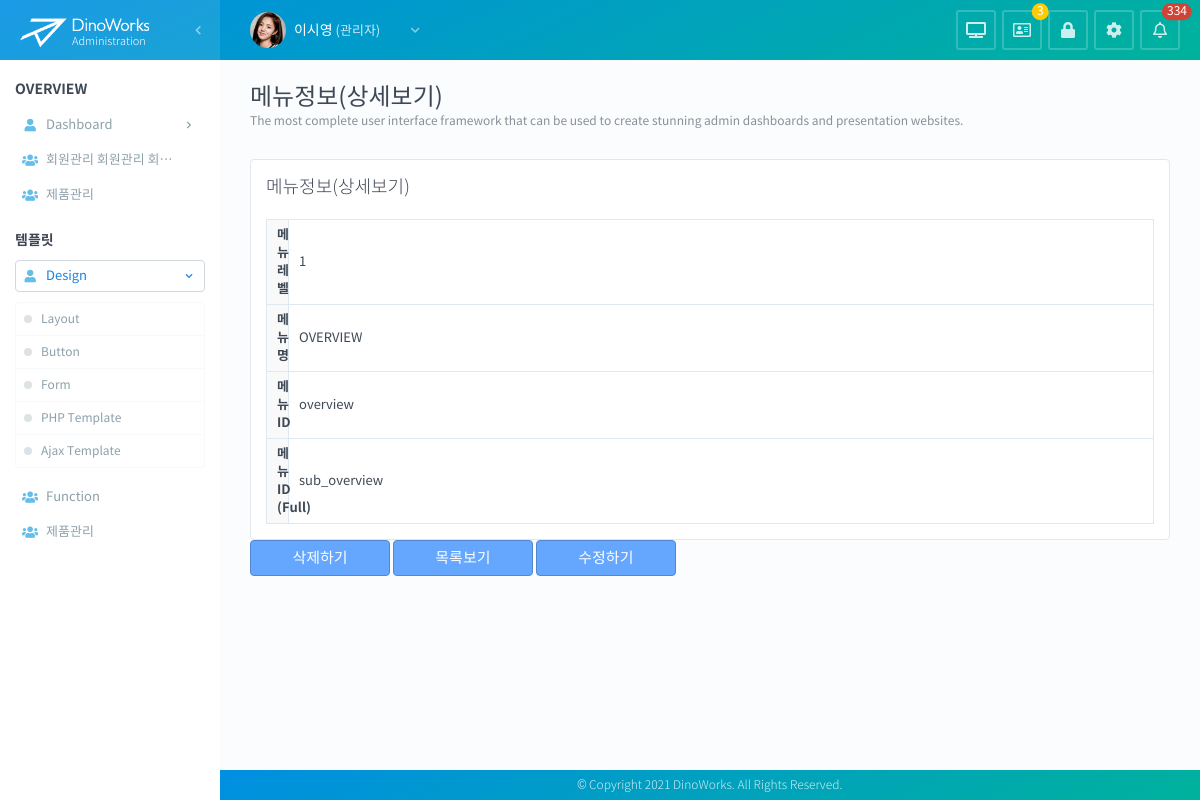
Page /page/design/form-view.php?seq=1 on the committed database.
### tables this page shows
CREATE TABLE `menu_list` (
  `seq` int(10) UNSIGNED NOT NULL COMMENT '일련번호',
  `parent_seq` int(10) UNSIGNED NOT NULL DEFAULT 0 COMMENT '부모메뉴seq',
  `menu_level` tinyint(3) UNSIGNED NOT NULL DEFAULT 0 COMMENT '메뉴레벨',
  `menu_title` varchar(50) NOT NULL DEFAULT '' COMMENT '메뉴명',
  `menu_id` varchar(50) NOT NULL DEFAULT '' COMMENT '메뉴ID',
  `menu_id_full` varchar(100) NOT NULL DEFAULT '' COMMENT '전체메뉴ID(상위포함)',
  `menu_type_cd` varchar(20) NOT NULL DEFAULT '' COMMENT '메뉴타입',
  `page_type_cd` varchar(20) NOT NULL DEFAULT '' COMMENT '페이지타입',
  `menu_desc` varchar(255) NOT NULL DEFAULT '' COMMENT '메뉴설명',
  `icon_html` varchar(50) NOT NULL DEFAULT '' COMMENT '아이콘(FA)html',
  `display_order` tinyint(3) UNSIGNED NOT NULL DEFAULT 0 COMMENT '표시순서',
  `register_dtm` datetime NOT NULL DEFAULT '0000-00-00 00:00:00' COMMENT '등록일시',
  `update_dtm` datetime NOT NULL DEFAULT '0000-00-00 00:00:00' COMMENT '최근수정일시',
  `update_user_seq` int(10) UNSIGNED NOT NULL DEFAULT 0 COMMENT '최근수정자 seq',
  `is_temp` enum('N','Y') NOT NULL DEFAULT 'N' COMMENT '임시여부',
  `is_deleted` enum('N','Y') NOT NULL DEFAULT 'N' COMMENT '삭제여부'
);

### page/design/form-view.php (the view, shortened to what this page needs)
<?php
$pdo = new PDO('mysql:host=localhost;dbname=dinoworks;port=3306;charset=utf8mb4', 'root', '');
$pdo->setAttribute(PDO::ATTR_ERRMODE, PDO::ERRMODE_EXCEPTION);
$query = "SELECT * FROM menu_list WHERE seq = :seq";
$statement = $pdo->prepare($query);
$statement->bindValue(':seq', $_GET['seq'], PDO::PARAM_INT);
$statement->execute();
if (($row = $statement->fetch(PDO::FETCH_ASSOC)) !== false) {
  foreach ($row as $key => $value) {
    $html[$key] = htmlspecialchars($value, ENT_QUOTES, 'UTF-8');
  }
}
?>
<!DOCTYPE html>
<html lang="ko">
  <head>
    <?php include '../../include/head.php'; ?>
  </head>
  <body class="sub overview dashboard">
    <div id="wrapper">
      <?php include '../../include/header.php'; ?>
      <?php include '../../include/gnb.php'; ?>
      <main id="main">
        <h2>메뉴정보(상세보기)</h2>
        <p>The most complete user interface framework that can be used to create stunning admin dashboards and presentation websites.</p>
        <form name="form1" action="form-func-delete.php" method="post" enctype="multipart/form-data">
          <section class="layout col-1">
            <section class="layout-box">
              <h3>메뉴정보(상세보기)</h3>
              <table class="form-box">
                <tbody>
                  <tr>
                    <td class="th"><label for="menu-level">메뉴레벨</label></td>
                    <td><?php echo $html['menu_level']; ?></td>
                  </tr>
                  <tr>
                    <td class="th"><label for="menu-title">메뉴명</label></td>
                    <td><?php echo $html['menu_title']; ?></td>
                  </tr>
                  <tr>
                    <td class="th"><label for="menu-id">메뉴 ID</label></td>
                    <td><?php echo $html['menu_id']; ?></td>
                  </tr>
                  <tr>
                    <td class="th"><label for="menu-id-full">메뉴 ID (Full)</label></td>
                    <td><?php echo $html['menu_id_full']; ?></td>
                  </tr>
                </tbody>
              </table>
            </section>
          </section>
          <div class="button-box">
            <button type="submit" class="btn large form">삭제하기</button>
            <a href="form-list.php" class="btn large form">목록보기</a>
            <a href="form-modify.php?seq=<?php echo $_GET['seq']; ?>" class="btn large form">수정하기</a>
          </div>
        </form>
      </main>
      <?php include '../../include/footer.php'; ?>
    </div>
  </body>
</html>

### css/style.css (style rules this page uses)
html { -webkit-text-size-adjust: none; text-size-adjust: none; }
body { margin: 0; }
h1, h2, h3, h4, h5, h6 { font-weight: 700; }
a { color: inherit; text-decoration: inherit; }
table { border-collapse: collapse; }
::placeholder { color: #cccccc; }
body { font-family: 'NotoSansKR', sans-serif; font-size: 13px; font-weight: 400; color: #3e4855; background-color: #fafcfe; }
#wrapper { position: relative; min-width: 850px; overflow: hidden; }
body.sub #main { margin: 60px 0 0 220px; min-height: calc(100vh - 90px); padding: 20px 30px 100px 30px; box-sizing: border-box; }
body.sub #main h2 { font-size: 24px; font-weight: 400; }
body.sub #main h2 + p { font-size: 12px; opacity: 0.6; margin-bottom: 30px; }
section.layout { position: relative; }
section.layout::after { content: ''; display: block; clear: both; }
section.layout > section.layout-box { position: relative; float: left; min-height: 150px; background: #ffffff; border: 1px solid #dfe8f1; border-radius: 4px; padding: 15px; box-sizing: border-box; }
section.layout.col-1 > section.layout-box { width: 100%; }
section.layout > section.layout-box h3 { font-size: 18px; font-weight: 300; margin-bottom: 20px; }
.btn { position: relative; overflow: hidden; font-family: inherit; font-size: 13px; display: inline-block; min-width: 100px; height: 30px; text-align: center; padding: 0 10px; line-height: 28px; background: pink; color: #000000; border: 1px solid transparent; box-sizing: border-box; vertical-align: middle; border-radius: 4px; appearance: none; -webkit-appearance: none; }
.btn.large { min-width: 140px; height: 36px; line-height: 34px; font-size: 15px; padding: 0 15px; }
.btn.form { background-color: #65a6ff; color: #ffffff; border-color: #5388d1; }
table.form-box { width: 100%; font-size: 13px; }
table.form-box td { border: 1px solid #dfe8f1; padding: 6px 10px; max-width: 1px; }
table.form-box td.th { font-weight: 700; text-align: right; background: #f9f9f9; width: 120px; }

### rows in the picture
menu_list: menu_level "1", menu_title "OVERVIEW", menu "overview", menu_id_full "sub_overview"
